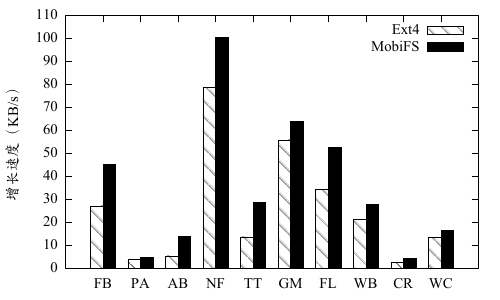

Source code (gnuplot):
set terminal pdfcairo enhanced mono font "Times New Roman,16" size 5,3

set output "mem-fp.pdf"
set style data histograms
set style histogram cluster gap 1
set ylabel '增长速度（KB/s）'
plot 'mem-fp.data' using 2:xtic(1) axes x1y1 fs pattern 4 ls 1 title "Ext4", \
	'' using 3:xtic(1) axes x1y1 fs solid 1 ls 1 title "MobiFS"
